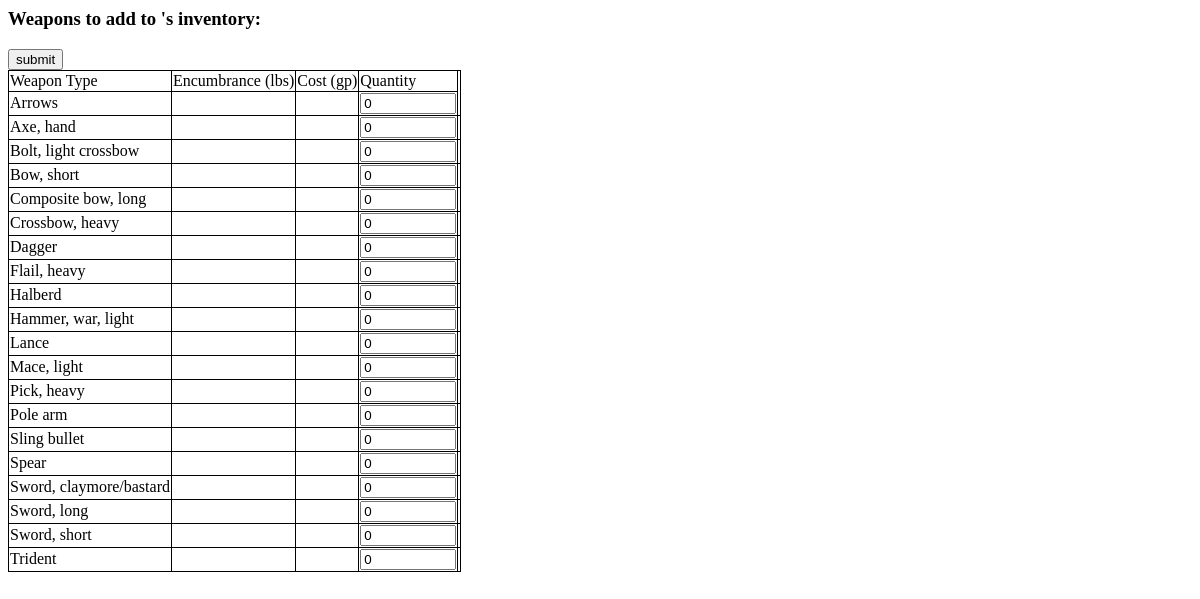
/osric_character_tools/selectweapons.php, run on the app's committed database.
### tables this page shows
CREATE TABLE IF NOT EXISTS `weapons` (
  `WeaponId` bigint(11) NOT NULL AUTO_INCREMENT,
  `WeaponType` varchar(32) DEFAULT NULL,
  `ItemId` bigint(20) NOT NULL,
  PRIMARY KEY (`WeaponId`)
);

### osric_character_tools/inc/OsricDb.php (called while the page is built, shortened)
<?php
class OsricDb
{
	protected $cxn;
	public function doInit($aHost,$aUser,$aPasswd)
	{
		$aDbname = "osric_db";
		$this->cxn = mysqli_connect($aHost,$aUser,$aPasswd,$aDbname) or die("Couldn't connect to server");
	}
	public function getWeapons()
	{
		$query = "SELECT * FROM weapons";
		$result = mysqli_query($this->cxn,$query) or die("Couldn't execute query: ".$query);
		for($result_set = array();$row = mysqli_fetch_assoc($result);$result_set[]=$row);
		return $result_set;
	}
}
?>

### osric_character_tools/selectweapons.php (the view, shortened to what this page needs)
<?php
require_once(dirname(__FILE__)."/inc/OsricDb.php");
$characterId = $_REQUEST['CharacterId'];
$myOsricDb = new OsricDb();
$myOsricDb->doInit($host,$user,$passwd);
$character = $myOsricDb->getCharacter($characterId);
$characterName = $character['CharacterName'];
?>
<html>
<link rel="stylesheet" type="text/css" href="./css/class.css" />
<body>
<form action="addToCharacterWeapons.php" method="POST">
<?php
echo "<h3>Weapons to add to {$characterName}'s inventory:</h3>";
echo "<input type='submit' value='submit'>";
$weapons = $myOsricDb->getWeapons();
echo "<table id='osric_weapons'>";
echo "<tr><td>Weapon Type</td><td>Encumbrance (lbs)</td><td>Cost (gp)</td><td>Quantity</td></tr>";
$num_rows = count($weapons);
for($i=0;$i<$num_rows;$i++)
{
	$row = $weapons[$i];
	echo "<tr>";
	echo "<td>{$row['WeaponType']}</td>";
	echo "<td>{$row['WeaponEncumbranceInLbs']}</td>";
	echo "<td>{$row['WeaponCost']}</td>";
	$weaponId = $row['WeaponId'];
	echo "<td><input type='number' min='0' max='9999999' name='weapon[{$i}][quantity]' value='0'></input></td>";
	echo "<td><input type='hidden' name='weapon[{$i}][weaponId]' value='{$weaponId}'></input></td>";
	echo "</tr>";
	$i = $i + 1;
}
echo "</table>";
?>
</form>
</body>
</html>

### osric_character_tools/css/class.css (style rules this page uses)
table { border: 1px solid black; border-collapse: collapse; }
td { border-right: 1px solid black; border-bottom: 1px solid black; }

### data on the page
weapons: WeaponType "Arrows"
weapons: WeaponType "Axe, hand"
weapons: WeaponType "Bolt, light crossbow"
weapons: WeaponType "Bow, short"
weapons: WeaponType "Composite bow, long"
weapons: WeaponType "Crossbow, heavy"
weapons: WeaponType "Dagger"
weapons: WeaponType "Flail, heavy"
weapons: WeaponType "Halberd"
weapons: WeaponType "Hammer, war, light"
weapons: WeaponType "Lance"
weapons: WeaponType "Mace, light"
weapons: WeaponType "Pick, heavy"
weapons: WeaponType "Pole arm"
weapons: WeaponType "Sling bullet"
weapons: WeaponType "Spear"
weapons: WeaponType "Sword, claymore/bastard"
weapons: WeaponType "Sword, long"
weapons: WeaponType "Sword, short"
weapons: WeaponType "Trident"
